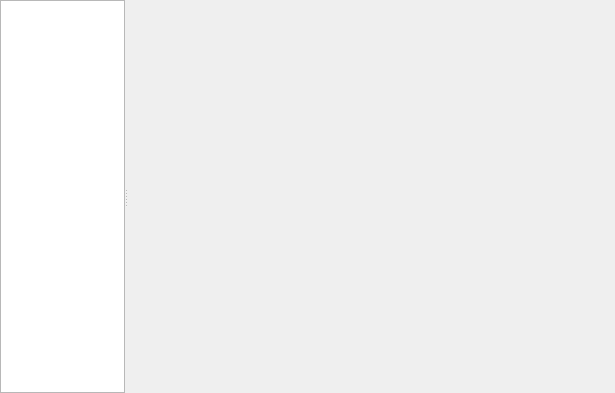
<?xml version="1.0" encoding="UTF-8"?>
<ui version="4.0">
 <class>GameAreaWidget</class>
 <widget class="QWidget" name="GameAreaWidget">
  <property name="geometry">
   <rect>
    <x>0</x>
    <y>0</y>
    <width>615</width>
    <height>393</height>
   </rect>
  </property>
  <property name="windowTitle">
   <string>Form</string>
  </property>
  <layout class="QHBoxLayout" name="horizontalLayout">
   <property name="spacing">
    <number>0</number>
   </property>
   <property name="leftMargin">
    <number>0</number>
   </property>
   <property name="topMargin">
    <number>0</number>
   </property>
   <property name="rightMargin">
    <number>0</number>
   </property>
   <property name="bottomMargin">
    <number>0</number>
   </property>
   <item>
    <widget class="QSplitter" name="splitter">
     <property name="orientation">
      <enum>Qt::Horizontal</enum>
     </property>
     <property name="handleWidth">
      <number>2</number>
     </property>
     <property name="childrenCollapsible">
      <bool>false</bool>
     </property>
     <widget class="QListWidget" name="listWidget">
      <property name="sizePolicy">
       <sizepolicy hsizetype="Preferred" vsizetype="Preferred">
        <horstretch>1</horstretch>
        <verstretch>0</verstretch>
       </sizepolicy>
      </property>
     </widget>
     <widget class="BoardCanvasWidget" name="graphicsWidget" native="true">
      <property name="sizePolicy">
       <sizepolicy hsizetype="Preferred" vsizetype="Preferred">
        <horstretch>10</horstretch>
        <verstretch>0</verstretch>
       </sizepolicy>
      </property>
     </widget>
    </widget>
   </item>
  </layout>
 </widget>
 <customwidgets>
  <customwidget>
   <class>BoardCanvasWidget</class>
   <extends>QWidget</extends>
   <header>game/boardcanvaswidget.h</header>
   <container>1</container>
  </customwidget>
 </customwidgets>
 <resources/>
 <connections/>
</ui>
